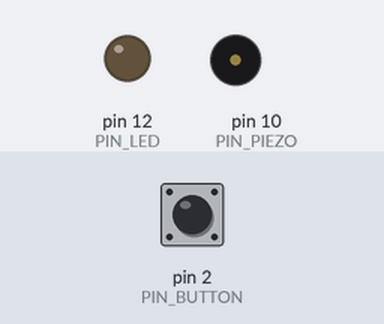
Bench run of a sketch on a simulated Arduino Uno, built with avr-gcc and run on an emulated ATmega328P. Shown: output pins drawn as LEDs (lit = HIGH), buzzer (waves = sounding). Dashed ring = blinking. The test bench sets the inputs (shaded band); at power-on: pin 2 (PIN_BUTTON) HIGH. What the sketch prints to the serial monitor is not drawn.

Above: at 1.2 s.
1.3 s: pin 2 (PIN_BUTTON) pulled LOW for 0.15 s
At 2.2 s:
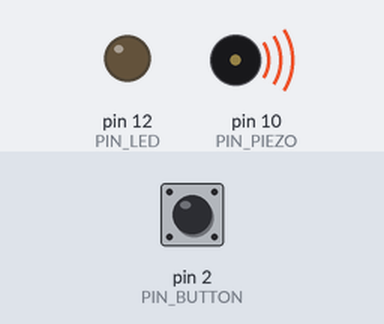
4.4 s: pin 2 (PIN_BUTTON) pulled LOW for 1 s
At 6.4 s:
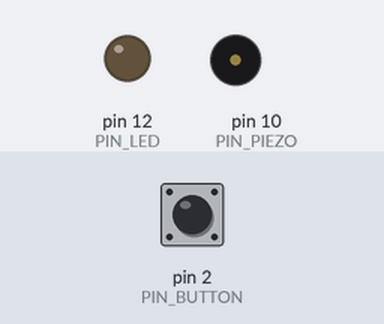
6.9 s: pin 2 (PIN_BUTTON) pulled LOW for 0.15 s
At 7.3 s:
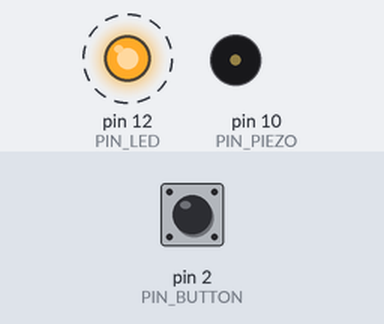
10.0 s: pin 2 (PIN_BUTTON) pulled LOW for 3.2 s
At 11.2 s:
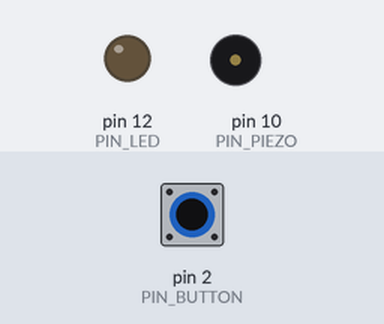
14.7 s: pin 2 (PIN_BUTTON) driven LOW
At 17.1 s:
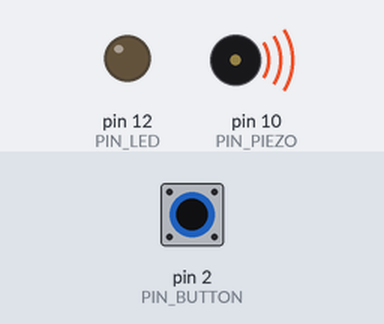
Timing chart, 0 to 18.7 s (numbered marks = the images above; inputs shaded):
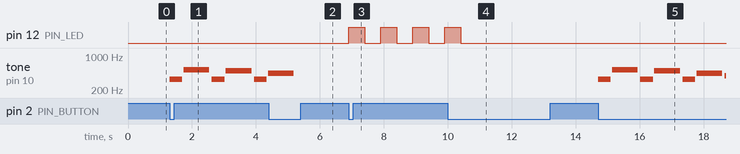

Measured:
- after the input at 1.3 s, tone on pin 10 (PIN_PIEZO): plays 330 Hz for 0.40 s, 523 Hz for 0.80 s, 330 Hz for 0.40 s, 494 Hz for 0.80 s, 330 Hz for 0.40 s, 440 Hz for 0.01 s, starting at once
- after the input at 4.4 s, tone on pin 10 (PIN_PIEZO): goes on until 5.2 s, then stays silent
- after the input at 6.9 s, pin 12 (PIN_LED): alternates HIGH for 0.50 s and LOW for 0.50 s, starting at once
- after the input at 10.0 s, pin 12 (PIN_LED): goes on until 10.4 s, then stays LOW
- after the input at 14.7 s, tone on pin 10 (PIN_PIEZO): plays 330 Hz for 0.40 s, 523 Hz for 0.80 s, 330 Hz for 0.40 s, 494 Hz for 0.80 s, 330 Hz for 0.40 s, 440 Hz for 0.80 s … (7 notes in this stretch), starting at once

The sketch:

hw_4_jukebox_v_21.ino
```cpp
//14051012도진우 HW4 Jukebox v2
#define NOTE_C4 262
#define NOTE_D4 294
#define NOTE_E4 330
#define NOTE_F4 349
#define NOTE_G4 392
#define NOTE_A4 440
#define NOTE_B4 494
#define NOTE_C5 523
#define NOTE_D5 554
#define NOTE_E5 587
#define NOTE_F5 622
#define T 200
#define PIN_BUTTON 2
#define PIN_PIEZO 10
#define PIN_LED 12

void setup()
{
  Serial.begin(9600);
  pinMode(PIN_BUTTON, INPUT_PULLUP); //버튼 핀 2번
  pinMode(PIN_PIEZO, OUTPUT); //피에조 부저 핀 10번
  pinMode(PIN_LED, OUTPUT); //LED 핀 12번
  attachInterrupt(0,sw_isr,FALLING); // 인터럽트 추가
  Serial.println("Welcome to jinwoo's Jukebox Version_2");
}

int Notes[] = {NOTE_C4, NOTE_D4, NOTE_E4, NOTE_F4, NOTE_G4, NOTE_A4, NOTE_B4, NOTE_C5, NOTE_D5, NOTE_E5, NOTE_F5};
String NoteStr[] = { "Do", "Re", "Mi", "Fa", "Sol", "La", "Si", "Do5", "Re5", "Mi5", "Fa5" };

//음계 재생 함수 (n은 1부터 도레미.. d는 1일경우 0.2초)
void Play_note(int n, int d){
  //시리얼프린트에 음계 출력
  Serial.print(NoteStr[n] + " ");
  int duration = T * d;
  tone(PIN_PIEZO, Notes[n], duration);
  jinu_delay(duration*1.1,millis());
}

int song_note[] = {3, 8, 3, 7, 3, 6, 5, 4, 5, 1, 2, 4, 6, 8, 7, 5, 3, 2, 3, 3, 8, 3, 7, 3, 6, 5, 4, 5, 3, 2, 4, 6, 8, 9, 10, 7, 5, 6};
int song_duration[] = {2,4,2,4,2,4,2,2,5,2,2,2,2,2,2,2,2,2,7,2,4,2,4,2,4,2,2,5,2,2,2,2,2,2,2,2,2,7};
int song_N = 38;

volatile int interrupt_val = 0; // 인터럽트 변수
volatile int state = 1;

//음악 재생 함수
void Play_song(){
  for(int i=0;i<song_N;i++){
    //인터럽트 변수가 SET될 경우 종료
    if(interrupt_val == 1){
      break;
    }
    else{
      //음계 재생 함수
      Play_note(song_note[i]-1, song_duration[i]);
    }
  }
  //인터럽트가 들어오지 않을 경우 Auto Increase
  if(interrupt_val ==0){
  	state++;
  }
}

//LED Blink 함수(매개변수 : Blink 횟수, Blink 주기)
void Play_blink(int times,int cycle){
  for(int i=1;i<=times;i++){
    int previous_time = millis();
    //인터럽트 변수가 SET될 경우 종료
    if(interrupt_val == 1){
      break;
    }
    //LED Blink
    else{
      Serial.print(i);
      Serial.print("  ");
      digitalWrite(PIN_LED, HIGH);
      jinu_delay(cycle/2,millis());
      digitalWrite(PIN_LED, LOW);
      jinu_delay(cycle/2,millis());
    }
  }
}

void loop()
{
  switch(state){
    case 1:{
      Serial.println("Press Button to Play music!");
	  while (digitalRead(PIN_BUTTON) != LOW); //버튼이 눌렸다면
      break;
    }
    case 2:{
      Serial.println("Play music!!!");
      Play_song(); //음악 재생 함수
      Serial.println();
      break;
    }
    case 3:{
      Serial.println("Press Button to Blink the LED!");
      while (digitalRead(PIN_BUTTON) != LOW); //버튼이 눌렸다면
      break;
    }
    case 4:{
      Serial.print("Blinking LED ... ");
      Play_blink(10,1000); //10회 blink , 1초 주기
      state = 1;
      Serial.println();
      break;
    }
  }
  interrupt_val = 0;
}

void sw_isr(){
  state++;
  interrupt_val = 1; // 인터럽트 변수 SET
}

//millis()를 이용한 사용사정의 delay함수
void jinu_delay(int time,unsigned long current_time){
  while (true){
    unsigned long temp = millis();
    if( temp > current_time + time )
      break;
  }
}
```
